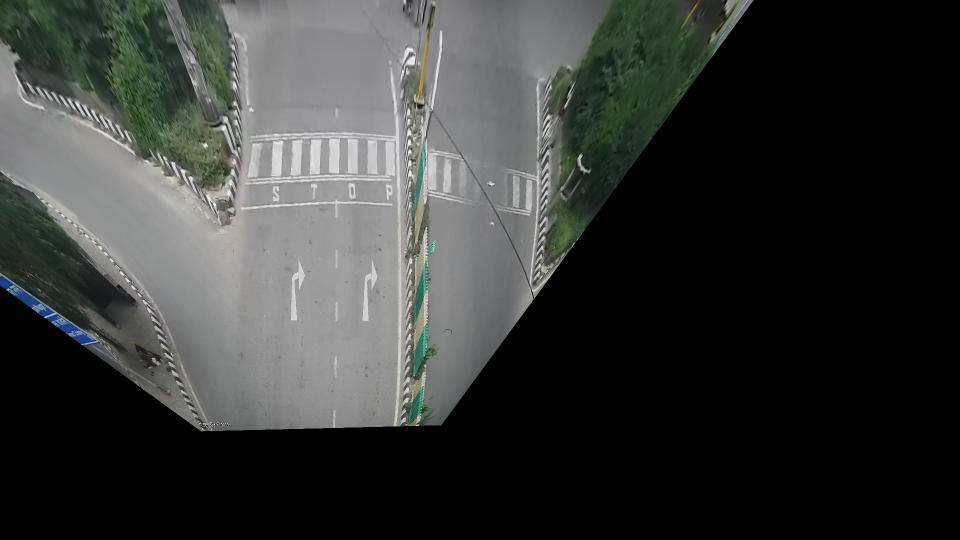
//> input picture wrapped_img.jpg, 1920 x 1080 px (shown at 1/2 size)
$ ./density ../wrapped_img.jpg ../empty_wrapped.jpg   (built with g++ and OpenCV 4)
//> lines starting //> are read from the running program, lines starting //| are printed output that depends on the picture
#include <iostream>
#include <sstream>
#include <opencv2/imgcodecs.hpp>
#include <opencv2/imgproc.hpp>
#include <opencv2/videoio.hpp>
#include <opencv2/highgui.hpp>
#include <opencv2/video.hpp>
#include<fstream>
using namespace cv;
using namespace std;

vector<Point2f> userparameter;							// To store the points clicked by user
void mousefunction(int event,int x,int y,int flags,void* parameters)		// To record every left click
{
	if(event == EVENT_LBUTTONDOWN)
		userparameter.push_back(Point2f(x,y));
}

int main(int argc, char* argv[])
{
	if(argc != 3)
	{
		cout<<"Expected 2 variables 1st one path of empty image and second the path of video. Empty image submitted was taken from 5:45 from given video";
		return -1;
	}
	string empty(argv[1]);
	string video(argv[2]);
	Mat background;
	background = imread(empty);
//> background is the input picture: 1080 rows x 1920 cols, CV_8UC3; mean B, G, R 54.3, 56.3, 54.2
	if(!background.data)
	{
		cout<<"Image not found, you can download from https://www.cse.iitd.ac.in/~rijurekha/cop290_2021/empty.jpg or simply name path variable in code \n";
		return -1;
	}

	imshow("Original Frame",background);
	int parameter = 50;							// max number of mouse calls
  	setMouseCallback("Original Frame",mousefunction,&parameter);
  	waitKey(0);								// press any key to proceed
//> the left mouse button is pressed and released at (480, 270)
//> the left mouse button is pressed and released at (1440, 270)
//> the left mouse button is pressed and released at (1440, 810)
//> the left mouse button is pressed and released at (480, 810)
  	destroyAllWindows();							// destroyes all opened windows

  	if(userparameter.size()<4)						// ensures 4 points are considered
  	{
  		cout<<"Lesser points selected than expected.. Terminating";
  		return -1;
  	}
  	if(userparameter.size()>4)
  	{
  		cout<<"More points selected than expected.. Taking first four points into account";
  	}
  	userparameter.resize(4);

	vector<Point2f> finalparameter;					//vector for destination coordinates
	finalparameter.push_back(Point2f(472,52));
	finalparameter.push_back(Point2f(472,830));
	finalparameter.push_back(Point2f(800,830));
	finalparameter.push_back(Point2f(800,52));

	Mat back_homo,back_final;					// intermediate homographic image,final cropped image
	Mat matrix = getPerspectiveTransform(userparameter,finalparameter);
	warpPerspective(background,back_homo,matrix,background.size());
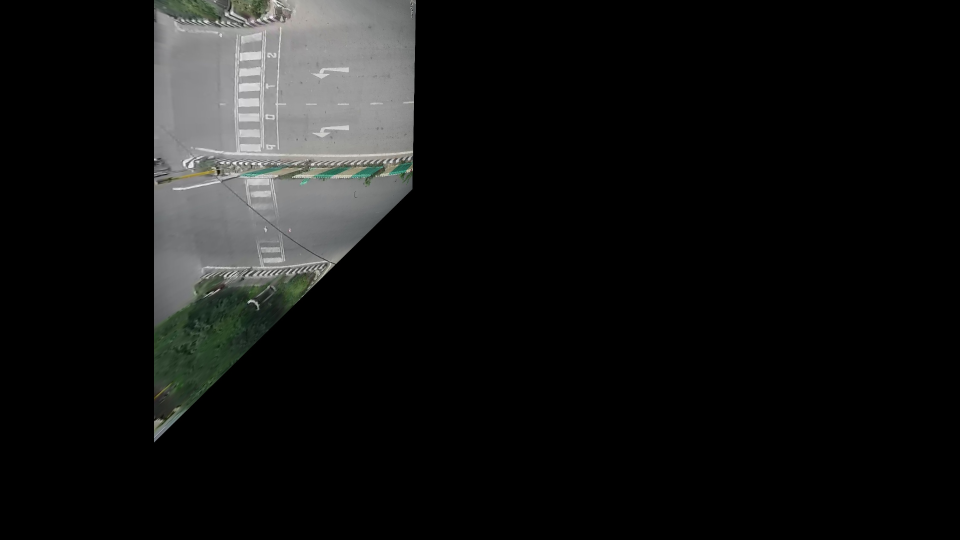
//> back_homo: 1080 rows x 1920 cols, CV_8UC3 (shown at 1/2 size); mean B, G, R 19.8, 20.4, 19.8
	Rect crop_region(472,52,328,778);
	back_final = back_homo(crop_region);
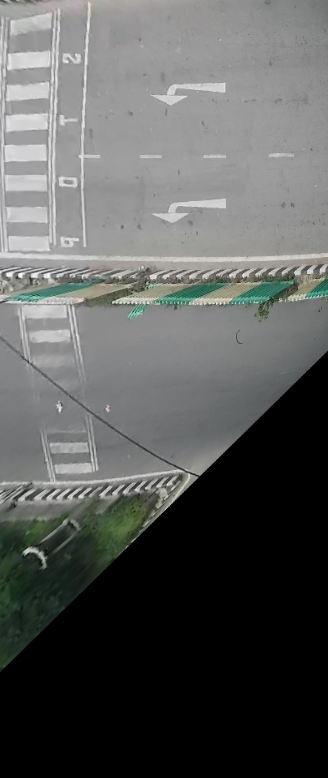
//> back_final: 778 rows x 328 cols, CV_8UC3; mean B, G, R 90.1, 91.6, 90
	destroyAllWindows();

	VideoCapture cap(video);
	if (cap.isOpened() == false)
	 {
	  cout << "Video file not found, you can download it from https://www.cse.iitd.ac.in/~rijurekha/cop290_2021/trafficvideo.mp4 or simply name path variable in code" << endl;
	  return -1;
	 }

	bool done = true;
	float framenum = 0;					// 15framenums = 1second
	float queue_density = 0;
	float dynamic_density = 0;
	float previous_dynamic = 0;
	//int avg_queue = 0;
	//int avg_dynamic = 0;

	Scalar pixels;						//sum of pixels in subtracted image for queue_density
	Scalar dynamic_pixels;					// sum of pixels in subtracted image for dynamic_density
	Mat previous_frame = back_final;			//stores img of previous frame.

	//freopen("out.txt", "w", stdout);		//To save csv in out.txt
	cout<<"Sec,Queue,Dynamic"<<endl;

	while(done)
	{
		Mat frame,frame_homo,frame_final;
	    	done = cap.read(frame);
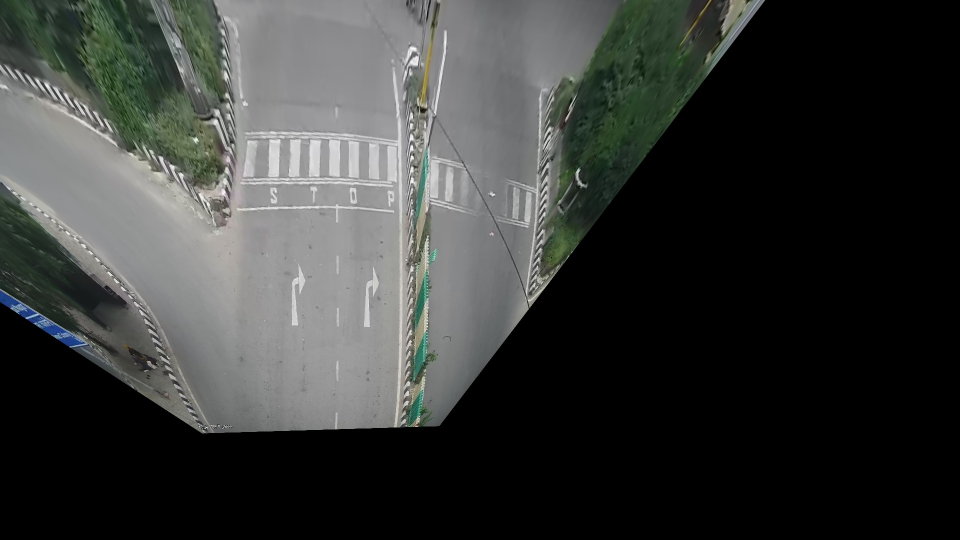
//> input picture empty_wrapped.jpg, 1920 x 1080 px (shown at 1/2 size)
//> frame is the input picture: 1080 rows x 1920 cols, CV_8UC3; mean B, G, R 56.1, 58.1, 56.1
	    	if(!done) break;					//video is finished.

	    	warpPerspective(frame,frame_homo,matrix,frame.size());
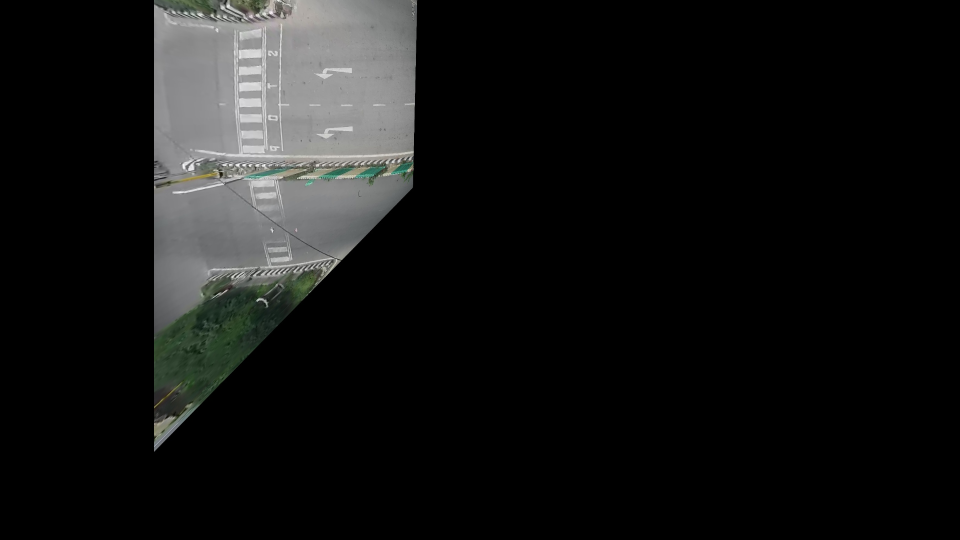
//> frame_homo: 1080 rows x 1920 cols, CV_8UC3 (shown at 1/2 size); mean B, G, R 20.2, 20.8, 20.2
	    	frame_final = frame_homo(crop_region);			//frame after wrapping and cropping
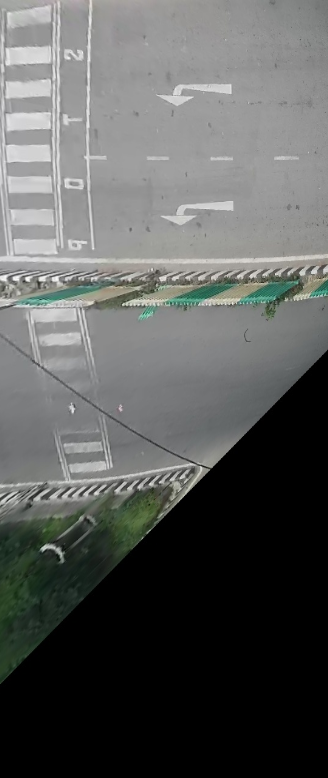
//> frame_final: 778 rows x 328 cols, CV_8UC3; mean B, G, R 90.8, 92.3, 90.7

	    	Mat img = abs(frame_final - back_final) > 50;		//Subtract background and consider part with diff grater than 50
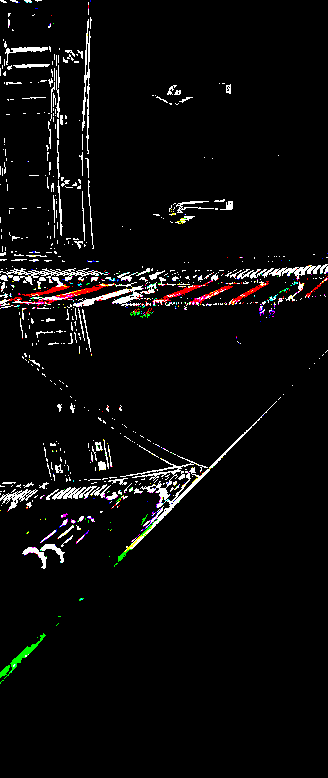
//> img: 778 rows x 328 cols, CV_8UC3; mean B, G, R 10.4, 10.8, 11.4
	    	Mat dynamic_img = abs(frame_final - previous_frame)>50;//Subtract previous frame and consider part with diff greaer than 50
	    	previous_frame = frame_final;					//Set current frame to be previous for next frame

	    	pixels = sum(img);
//> pixels = Scalar(2655315, 2747625, 2912865)
	    	dynamic_pixels = sum(dynamic_img);
//> dynamic_pixels = Scalar(2655315, 2747625, 2912865)

	    	queue_density = ((pixels[0]+pixels[1]+pixels[2]));		//We assumed queue density will be proportional to number of poxels that are different in the 2 images
//> queue_density = 8315805
	    	dynamic_density = (dynamic_pixels[0]+dynamic_pixels[1]+dynamic_pixels[2]);//And dynamic density will be proportional to the pixels that are changed in the 2 consecutive frames
//> dynamic_density = 8315805
	    	dynamic_density = 0.2*dynamic_density + 0.8*previous_dynamic;
//> dynamic_density = 1663161
			previous_dynamic = dynamic_density;
//> previous_dynamic = 1663161
//| 0,6.652644,6.652644
//> `Mat dynamic_img = abs(frame_final - previous_frame)>50;`: dynamic_img: 778 rows x 328 cols, CV_8UC3; every value is 0
//> `dynamic_pixels = sum(dynamic_img);`: dynamic_pixels = Scalar(0)
//> `dynamic_density = (dynamic_pixels[0]+dynamic_pixels[1]+dynamic_pixels[..`: dynamic_density = 0
//> `dynamic_density = 0.2*dynamic_density + 0.8*previous_dynamic;`: dynamic_density = 1330528.8
//> previous_dynamic = 1330528.8

			cout<<framenum/15<<fixed<<','<<queue_density/(1.25e6)<<','<<dynamic_density/(2.5e5)<<endl;
//| 0.066667,6.652644,5.322115
	    	//if(framenum == 5175) imwrite("empty.jpg",frame); 			 For capturing empty frame
	    	imshow("video_queue", img);
	    	imshow("video_dynamic", dynamic_img);
		if (waitKey(10) == 27)
//> the Esc key is pressed
		{
			cout << "Esc key is pressed by user. Stopping the video" << endl;
		   	break;
		}

		framenum = framenum+1;
	}
//> after the loop, dynamic_density = 1330528.8
	//myfile.close();
	return 0;
}
